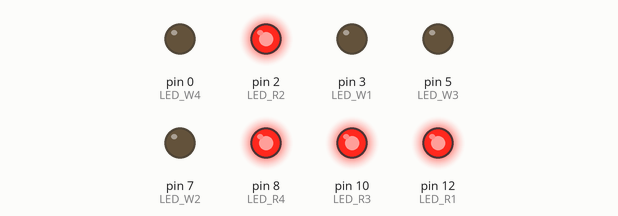
This sketch was run on a simulated Arduino Uno, built with avr-gcc and run on an emulated ATmega328P. Parts: output pins drawn as LEDs (lit = HIGH).

Above: at 0.07 s.
At 0.97 s:
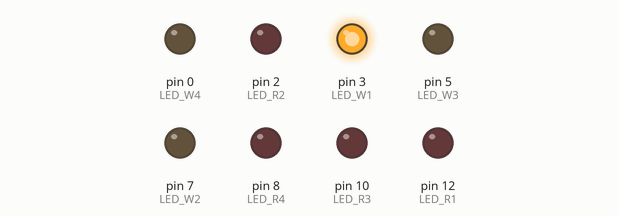
At 1.72 s:
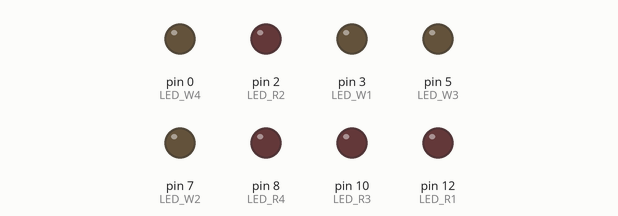
At 3.39 s:
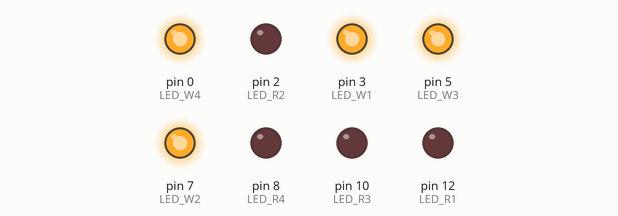
At 4.66 s:
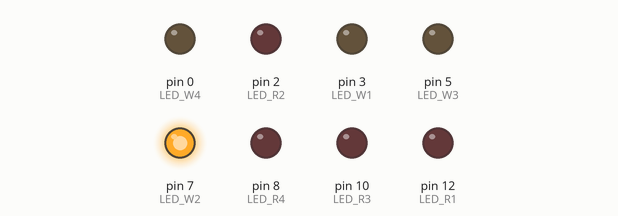
At 6.21 s:
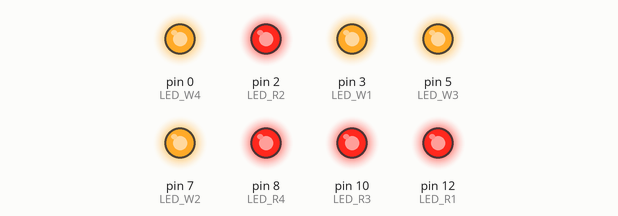
Timing chart, 0 to 7.1 s (numbered marks = the images above):
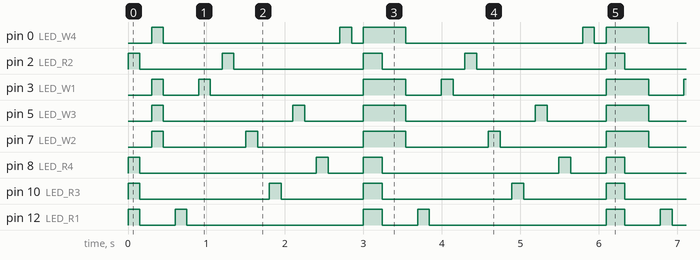

The sketch:

eiffel_leds.ino
```cpp
/*
-----------------Note----------------------
Date: 16-1-2022
Project Name: LEDs of Tour Eiffel
Author: Vasileios Barekos
*/

int LED_R1 = 12;
int LED_W1 = 3;

int LED_R2 = 2;
int LED_W2 = 7;

int LED_R3 = 10;
int LED_W3 = 5;

int LED_R4 = 8;
int LED_W4 = 0;

void setup()
{
LED_Setup();
}

void loop()
{
int L = 0;
int T = 0;

for (L = 0 ; L < 5 ; L += 1)
{
Blink_LED_R(L, 150);
Blink_LED_W(L, 150);
}

for(T=0 ; T<3000 ; T +=1)
{
digitalWrite(LED_R1, HIGH);
digitalWrite(LED_R2, HIGH);
digitalWrite(LED_R3, HIGH);
digitalWrite(LED_R4, HIGH);

digitalWrite(LED_W1, HIGH);
digitalWrite(LED_W2, HIGH);
digitalWrite(LED_W3, HIGH);
digitalWrite(LED_W4, HIGH);

}

}


int Blink_LED_W(int Line, int Speed)
{
if (Line == 1) {digitalWrite(LED_W1, HIGH);}
if (Line == 2) {digitalWrite(LED_W2, HIGH);}
if (Line == 3) {digitalWrite(LED_W3, HIGH);}
if (Line == 4) {digitalWrite(LED_W4, HIGH);}
if (Line == 0)
{
digitalWrite(LED_W1, HIGH);
digitalWrite(LED_W2, HIGH);
digitalWrite(LED_W3, HIGH);
digitalWrite(LED_W4, HIGH);
}
delay(Speed);
digitalWrite(LED_W1, LOW);
digitalWrite(LED_W2, LOW);
digitalWrite(LED_W3, LOW);
digitalWrite(LED_W4, LOW);
delay(Speed);
}

int Blink_LED_R(int Line, int Speed)
{
if (Line == 1) {digitalWrite(LED_R1, HIGH);}
if (Line == 2) {digitalWrite(LED_R2, HIGH);}
if (Line == 3) {digitalWrite(LED_R3, HIGH);}
if (Line == 4) {digitalWrite(LED_R4, HIGH);}
if (Line == 0)
{
digitalWrite(LED_R1, HIGH);
digitalWrite(LED_R2, HIGH);
digitalWrite(LED_R3, HIGH);
digitalWrite(LED_R4, HIGH);
}
delay(Speed);
digitalWrite(LED_R1, LOW);
digitalWrite(LED_R2, LOW);
digitalWrite(LED_R3, LOW);
digitalWrite(LED_R4, LOW);
delay(Speed);
}

void LED_Setup()
{

pinMode(LED_R1, OUTPUT);
pinMode(LED_R2, OUTPUT);
pinMode(LED_R3, OUTPUT);
pinMode(LED_R4, OUTPUT);

pinMode(LED_W1, OUTPUT);
pinMode(LED_W2, OUTPUT);
pinMode(LED_W3, OUTPUT);
pinMode(LED_W4, OUTPUT);

}
```

Measured:
- by itself, pin 0 (LED_W4): repeats every 3.1 s: LOW 2.3 s, HIGH 0.15 s, LOW 0.15 s, HIGH 0.54 s
- by itself, pin 2 (LED_R2): repeats every 3.1 s: LOW 1.1 s, HIGH 0.15 s, LOW 1.7 s, HIGH 0.24 s
- by itself, pin 3 (LED_W1): repeats every 3.1 s: LOW 0.45 s, HIGH 0.15 s, LOW 2.0 s, HIGH 0.54 s
- by itself, pin 5 (LED_W3): repeats every 3.1 s: LOW 1.7 s, HIGH 0.15 s, LOW 0.75 s, HIGH 0.54 s
- by itself, pin 7 (LED_W2): repeats every 3.1 s: LOW 1.1 s, HIGH 0.15 s, LOW 1.4 s, HIGH 0.54 s
- by itself, pin 8 (LED_R4): repeats every 3.1 s: LOW 2.3 s, HIGH 0.15 s, LOW 0.45 s, HIGH 0.24 s
- by itself, pin 10 (LED_R3): repeats every 3.1 s: LOW 1.7 s, HIGH 0.15 s, LOW 1.1 s, HIGH 0.24 s
- by itself, pin 12 (LED_R1): repeats every 3.1 s: LOW 0.45 s, HIGH 0.15 s, LOW 2.3 s, HIGH 0.24 s
